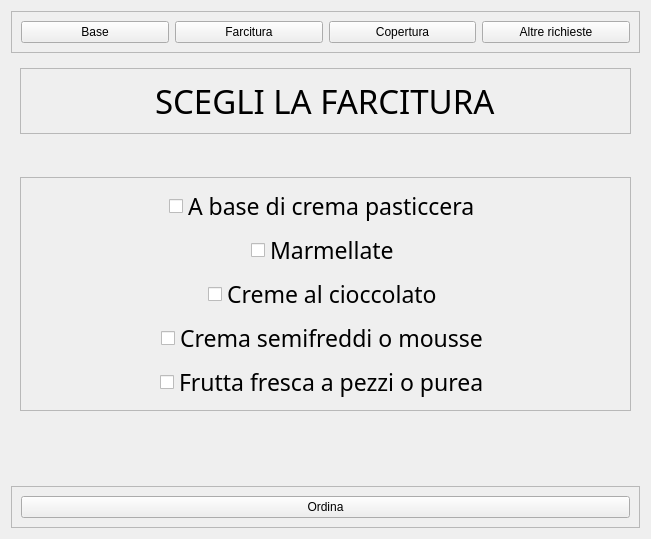
<?xml version="1.0" encoding="UTF-8"?>
<ui version="4.0">
 <class>Form</class>
 <widget class="QWidget" name="Form">
  <property name="geometry">
   <rect>
    <x>0</x>
    <y>0</y>
    <width>651</width>
    <height>539</height>
   </rect>
  </property>
  <property name="windowTitle">
   <string>Form</string>
  </property>
  <layout class="QVBoxLayout" name="verticalLayout">
   <item>
    <widget class="QFrame" name="frame">
     <property name="frameShape">
      <enum>QFrame::StyledPanel</enum>
     </property>
     <property name="frameShadow">
      <enum>QFrame::Raised</enum>
     </property>
     <layout class="QHBoxLayout" name="horizontalLayout">
      <item>
       <widget class="QPushButton" name="base_button">
        <property name="text">
         <string>Base</string>
        </property>
       </widget>
      </item>
      <item>
       <widget class="QPushButton" name="farcitura_button">
        <property name="text">
         <string>Farcitura</string>
        </property>
       </widget>
      </item>
      <item>
       <widget class="QPushButton" name="copertura_button">
        <property name="text">
         <string>Copertura</string>
        </property>
       </widget>
      </item>
      <item>
       <widget class="QPushButton" name="other_button">
        <property name="text">
         <string>Altre richieste</string>
        </property>
       </widget>
      </item>
     </layout>
    </widget>
   </item>
   <item>
    <widget class="QStackedWidget" name="stackedWidget">
     <property name="frameShape">
      <enum>QFrame::NoFrame</enum>
     </property>
     <property name="frameShadow">
      <enum>QFrame::Raised</enum>
     </property>
     <property name="currentIndex">
      <number>1</number>
     </property>
     <widget class="QWidget" name="page_1">
      <layout class="QVBoxLayout" name="verticalLayout_4">
       <item alignment="Qt::AlignTop">
        <widget class="QFrame" name="frame_6">
         <property name="frameShape">
          <enum>QFrame::StyledPanel</enum>
         </property>
         <property name="frameShadow">
          <enum>QFrame::Raised</enum>
         </property>
         <layout class="QHBoxLayout" name="horizontalLayout_5">
          <item alignment="Qt::AlignHCenter">
           <widget class="QLabel" name="label_2">
            <property name="font">
             <font>
              <family>American Typewriter</family>
              <pointsize>25</pointsize>
             </font>
            </property>
            <property name="text">
             <string>SCEGLI IL TIPO DI BASE</string>
            </property>
           </widget>
          </item>
         </layout>
        </widget>
       </item>
       <item alignment="Qt::AlignTop">
        <widget class="QFrame" name="frame_3">
         <property name="font">
          <font>
           <family>American Typewriter</family>
           <pointsize>17</pointsize>
          </font>
         </property>
         <property name="frameShape">
          <enum>QFrame::StyledPanel</enum>
         </property>
         <property name="frameShadow">
          <enum>QFrame::Raised</enum>
         </property>
         <layout class="QVBoxLayout" name="verticalLayout_5">
          <item alignment="Qt::AlignHCenter">
           <widget class="QRadioButton" name="radioButton">
            <property name="text">
             <string>Pan di Spagna</string>
            </property>
           </widget>
          </item>
          <item alignment="Qt::AlignHCenter">
           <widget class="QRadioButton" name="radioButton_2">
            <property name="text">
             <string>Pasta biscuit</string>
            </property>
           </widget>
          </item>
          <item alignment="Qt::AlignHCenter">
           <widget class="QRadioButton" name="radioButton_3">
            <property name="text">
             <string>Pasta frolla</string>
            </property>
           </widget>
          </item>
          <item alignment="Qt::AlignHCenter">
           <widget class="QRadioButton" name="radioButton_4">
            <property name="text">
             <string>Pasta bignè</string>
            </property>
           </widget>
          </item>
          <item alignment="Qt::AlignHCenter">
           <widget class="QRadioButton" name="radioButton_5">
            <property name="text">
             <string>Pasta sfoglia</string>
            </property>
           </widget>
          </item>
         </layout>
        </widget>
       </item>
       <item>
        <spacer name="verticalSpacer">
         <property name="orientation">
          <enum>Qt::Vertical</enum>
         </property>
         <property name="sizeType">
          <enum>QSizePolicy::Fixed</enum>
         </property>
         <property name="sizeHint" stdset="0">
          <size>
           <width>20</width>
           <height>60</height>
          </size>
         </property>
        </spacer>
       </item>
      </layout>
     </widget>
     <widget class="QWidget" name="page_2">
      <layout class="QVBoxLayout" name="verticalLayout_3">
       <item alignment="Qt::AlignTop">
        <widget class="QFrame" name="frame_5">
         <property name="frameShape">
          <enum>QFrame::StyledPanel</enum>
         </property>
         <property name="frameShadow">
          <enum>QFrame::Raised</enum>
         </property>
         <layout class="QHBoxLayout" name="horizontalLayout_4">
          <item alignment="Qt::AlignHCenter">
           <widget class="QLabel" name="label">
            <property name="font">
             <font>
              <family>American Typewriter</family>
              <pointsize>25</pointsize>
             </font>
            </property>
            <property name="text">
             <string>SCEGLI LA FARCITURA</string>
            </property>
           </widget>
          </item>
         </layout>
        </widget>
       </item>
       <item alignment="Qt::AlignVCenter">
        <widget class="QFrame" name="frame_9">
         <property name="font">
          <font>
           <family>American Typewriter</family>
           <pointsize>17</pointsize>
          </font>
         </property>
         <property name="frameShape">
          <enum>QFrame::StyledPanel</enum>
         </property>
         <property name="frameShadow">
          <enum>QFrame::Raised</enum>
         </property>
         <layout class="QVBoxLayout" name="verticalLayout_8">
          <item alignment="Qt::AlignHCenter">
           <widget class="QCheckBox" name="checkBox">
            <property name="text">
             <string>A base di crema pasticcera</string>
            </property>
           </widget>
          </item>
          <item alignment="Qt::AlignHCenter">
           <widget class="QCheckBox" name="checkBox_2">
            <property name="text">
             <string>Marmellate</string>
            </property>
           </widget>
          </item>
          <item alignment="Qt::AlignHCenter">
           <widget class="QCheckBox" name="checkBox_7">
            <property name="text">
             <string>Creme al cioccolato</string>
            </property>
           </widget>
          </item>
          <item alignment="Qt::AlignHCenter">
           <widget class="QCheckBox" name="checkBox_8">
            <property name="text">
             <string>Crema semifreddi o mousse</string>
            </property>
           </widget>
          </item>
          <item alignment="Qt::AlignHCenter">
           <widget class="QCheckBox" name="checkBox_3">
            <property name="text">
             <string>Frutta fresca a pezzi o purea</string>
            </property>
           </widget>
          </item>
         </layout>
        </widget>
       </item>
       <item>
        <spacer name="verticalSpacer_2">
         <property name="orientation">
          <enum>Qt::Vertical</enum>
         </property>
         <property name="sizeType">
          <enum>QSizePolicy::Fixed</enum>
         </property>
         <property name="sizeHint" stdset="0">
          <size>
           <width>20</width>
           <height>60</height>
          </size>
         </property>
        </spacer>
       </item>
      </layout>
     </widget>
     <widget class="QWidget" name="page_3">
      <layout class="QVBoxLayout" name="verticalLayout_6">
       <item>
        <widget class="QFrame" name="frame_7">
         <property name="frameShape">
          <enum>QFrame::StyledPanel</enum>
         </property>
         <property name="frameShadow">
          <enum>QFrame::Raised</enum>
         </property>
         <layout class="QHBoxLayout" name="horizontalLayout_6">
          <item alignment="Qt::AlignHCenter|Qt::AlignTop">
           <widget class="QLabel" name="label_3">
            <property name="font">
             <font>
              <family>American Typewriter</family>
              <pointsize>25</pointsize>
             </font>
            </property>
            <property name="text">
             <string>SCEGLI LA COPERTURA</string>
            </property>
           </widget>
          </item>
         </layout>
        </widget>
       </item>
       <item alignment="Qt::AlignTop">
        <widget class="QFrame" name="frame_10">
         <property name="font">
          <font>
           <family>American Typewriter</family>
           <pointsize>17</pointsize>
          </font>
         </property>
         <property name="frameShape">
          <enum>QFrame::StyledPanel</enum>
         </property>
         <property name="frameShadow">
          <enum>QFrame::Raised</enum>
         </property>
         <layout class="QVBoxLayout" name="verticalLayout_9">
          <item alignment="Qt::AlignHCenter">
           <widget class="QCheckBox" name="checkBox_4">
            <property name="text">
             <string>Panna montata</string>
            </property>
           </widget>
          </item>
          <item alignment="Qt::AlignHCenter">
           <widget class="QCheckBox" name="checkBox_5">
            <property name="text">
             <string>Glasse frutta</string>
            </property>
           </widget>
          </item>
          <item alignment="Qt::AlignHCenter">
           <widget class="QCheckBox" name="checkBox_12">
            <property name="text">
             <string>Cioccolato puro o ganache</string>
            </property>
           </widget>
          </item>
          <item alignment="Qt::AlignHCenter">
           <widget class="QCheckBox" name="checkBox_13">
            <property name="text">
             <string>Mousse o creme</string>
            </property>
           </widget>
          </item>
          <item alignment="Qt::AlignHCenter">
           <widget class="QCheckBox" name="checkBox_6">
            <property name="text">
             <string>Pasta di zucchero</string>
            </property>
           </widget>
          </item>
         </layout>
        </widget>
       </item>
       <item>
        <spacer name="verticalSpacer_3">
         <property name="orientation">
          <enum>Qt::Vertical</enum>
         </property>
         <property name="sizeType">
          <enum>QSizePolicy::Fixed</enum>
         </property>
         <property name="sizeHint" stdset="0">
          <size>
           <width>20</width>
           <height>60</height>
          </size>
         </property>
        </spacer>
       </item>
      </layout>
     </widget>
     <widget class="QWidget" name="page_4">
      <layout class="QVBoxLayout" name="verticalLayout_11">
       <item alignment="Qt::AlignTop">
        <widget class="QFrame" name="frame_14">
         <property name="frameShape">
          <enum>QFrame::StyledPanel</enum>
         </property>
         <property name="frameShadow">
          <enum>QFrame::Raised</enum>
         </property>
         <layout class="QVBoxLayout" name="verticalLayout_12">
          <item alignment="Qt::AlignTop">
           <widget class="QLineEdit" name="lineEdit">
            <property name="minimumSize">
             <size>
              <width>0</width>
              <height>200</height>
             </size>
            </property>
            <property name="maximumSize">
             <size>
              <width>16777215</width>
              <height>100</height>
             </size>
            </property>
            <property name="placeholderText">
             <string>Scrivi qui le tue richieste</string>
            </property>
           </widget>
          </item>
         </layout>
        </widget>
       </item>
      </layout>
     </widget>
    </widget>
   </item>
   <item>
    <widget class="QFrame" name="frame_2">
     <property name="frameShape">
      <enum>QFrame::StyledPanel</enum>
     </property>
     <property name="frameShadow">
      <enum>QFrame::Raised</enum>
     </property>
     <layout class="QVBoxLayout" name="verticalLayout_2">
      <item>
       <widget class="QPushButton" name="pushButton_4">
        <property name="text">
         <string>Ordina</string>
        </property>
       </widget>
      </item>
     </layout>
    </widget>
   </item>
  </layout>
 </widget>
 <resources/>
 <connections/>
</ui>
